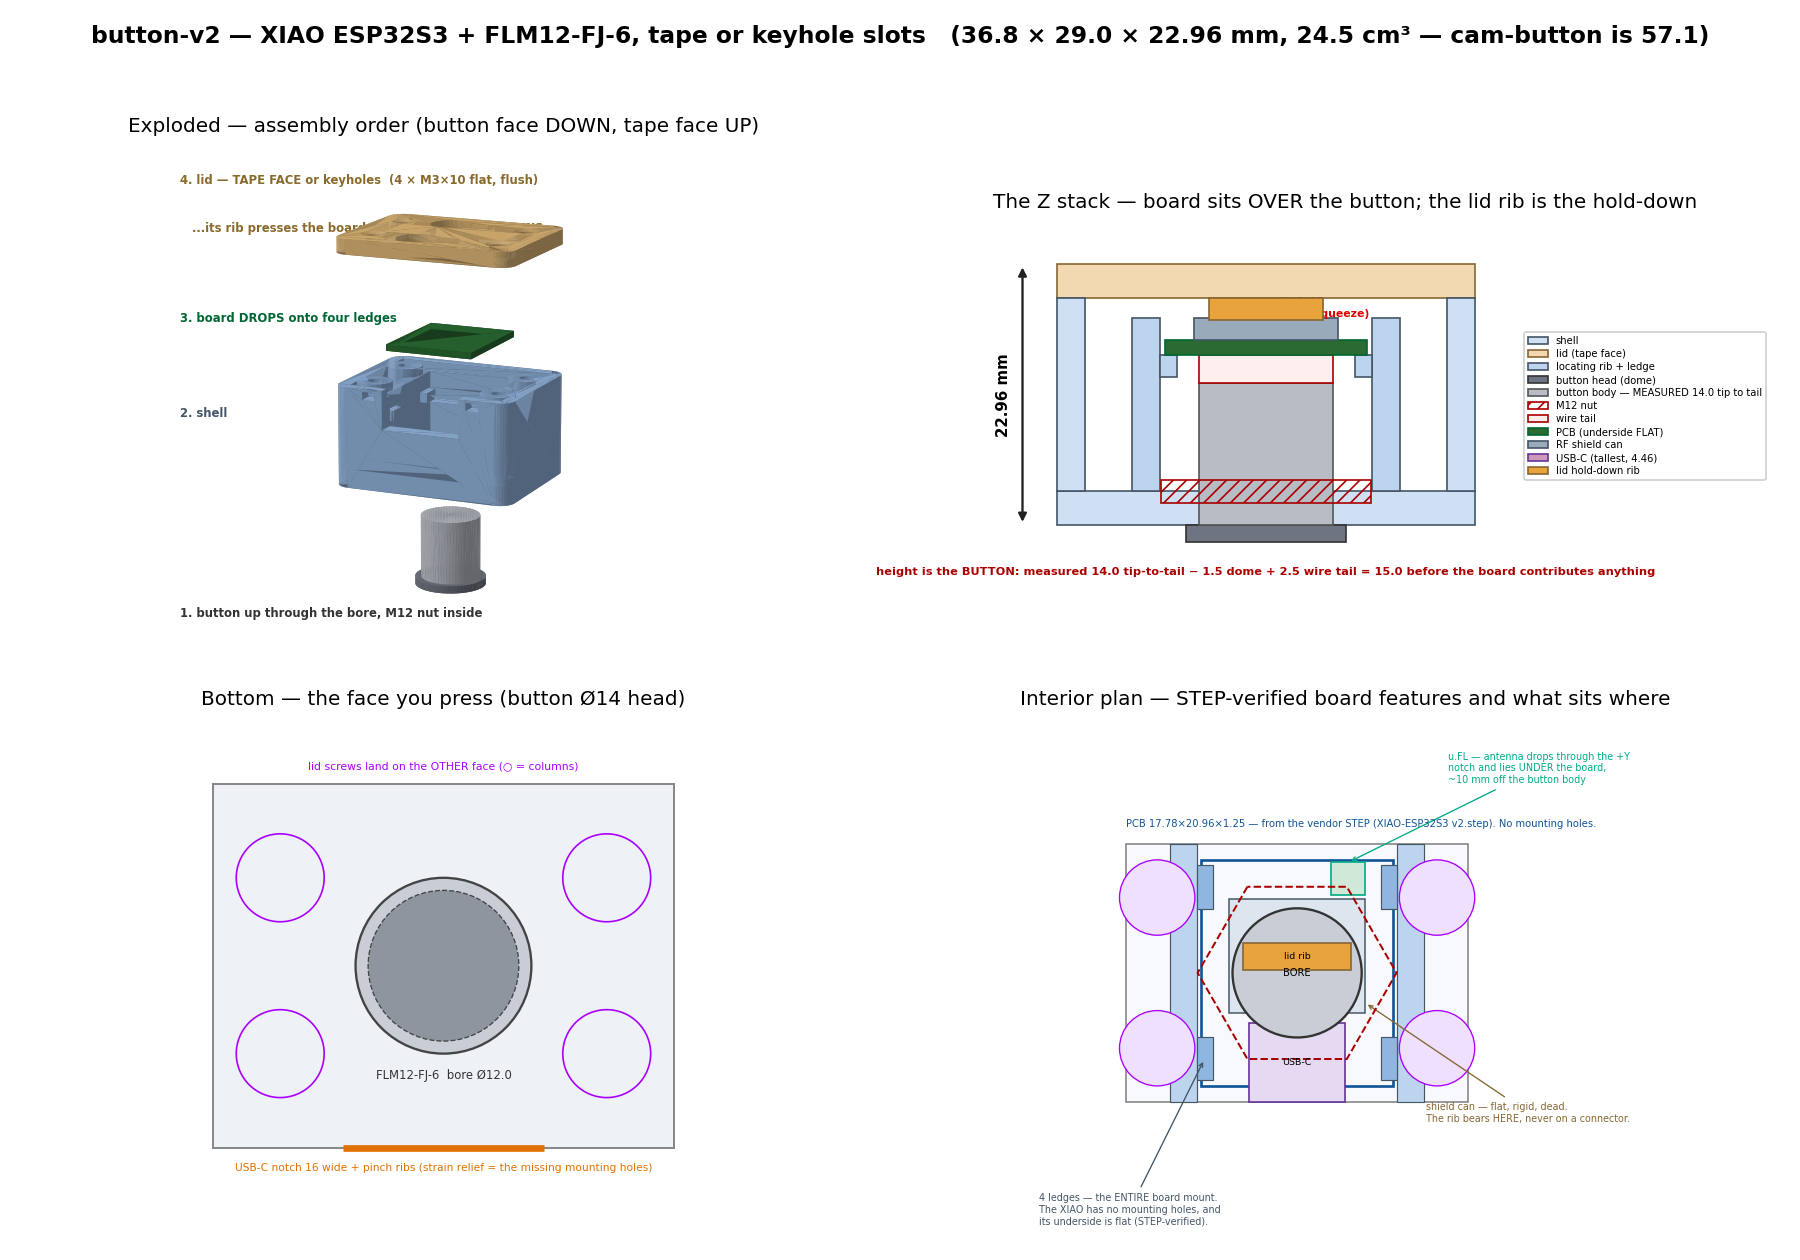

Python code for this plot:
#!/usr/bin/env python3
"""
Render render_preview.png (2x2):
  (1) exploded 3D of the assembly, from the real meshes
  (2) the Z stack -- THE drawing: the board sits flat OVER the button's back, and the lid rib
      is what holds it there, because this board has no mounting holes
  (3) bottom view -- the button face, what the user reaches up and presses
  (4) interior plan: the STEP-verified board features, what the rib bears on, and where the
      antenna and the harness live

    python3 render_preview.py   # -> render_preview.png
"""
import numpy as np, trimesh, warnings
warnings.filterwarnings('ignore'); import matplotlib; matplotlib.use('Agg')
import matplotlib.colors as mcolors
import matplotlib.pyplot as plt
from matplotlib.patches import Rectangle, Circle, RegularPolygon
from mpl_toolkits.mplot3d.art3d import Poly3DCollection
import button_params as P
import build_shell as S, build_lid as L

shell = S.build_shell()
lid = L.build_lid(world=True)

fig = plt.figure(figsize=(15, 10.5))
fig.suptitle(f"button-v2 — XIAO ESP32S3 + FLM12-FJ-6, tape or keyhole slots   "
             f"({P.OUT_X:.1f} × {P.OUT_Y:.1f} × {P.HEIGHT:.2f} mm, "
             f"{P.OUT_X*P.OUT_Y*P.HEIGHT/1000:.1f} cm³ — cam-button is 57.1)",
             fontsize=14, weight='bold')

C_SHELL, C_LID, C_PCB, C_BTN = '#93b4dd', '#e0b878', '#2a6b32', '#b8bcc4'


def blk(ext, ctr):
    m = trimesh.creation.box(extents=ext); m.apply_translation(ctr); return m


# stand-in board + button so the preview reads as an assembly
pcb = blk((P.PCB_W, P.PCB_L, P.PCB_T), (0, 0, P.PCB_BACK_Z + P.PCB_T / 2))
btn_body = trimesh.creation.cylinder(radius=P.BUTTON_BODY_D / 2,
                                     height=P.BUTTON_INSIDE_T, sections=64)
btn_body.apply_translation([P.BUTTON_CX, P.BUTTON_CY, P.BUTTON_INSIDE_T / 2])
btn_head = trimesh.creation.cylinder(radius=P.BUTTON_HEAD_D / 2, height=P.BUTTON_HEAD_T,
                                     sections=64)
btn_head.apply_translation([P.BUTTON_CX, P.BUTTON_CY, -P.BUTTON_HEAD_T / 2])

# ---- (1) exploded 3D --------------------------------------------------------------
a = fig.add_subplot(2, 2, 1, projection='3d')
a.set_title("Exploded — assembly order (button face DOWN, tape face UP)")
light = np.array([-0.4, -0.5, 0.75]); light /= np.linalg.norm(light)


def shaded(m, hexc):
    base = np.array(mcolors.to_rgb(hexc))
    b = 0.55 + 0.45 * np.clip(m.face_normals @ light, 0, 1)
    rgba = np.ones((len(m.faces), 4)); rgba[:, :3] = np.clip(base[None, :] * b[:, None], 0, 1)
    return rgba


# matplotlib's 3D has no depth sorting, so a closed box renders as a mess; pulling the parts
# apart is both clearer and honest about the build order.
EXPLODE = ((shell, C_SHELL, 0.0), (btn_body, C_BTN, -20.0), (btn_head, '#6e7480', -20.0),
           (pcb, C_PCB, 12.0), (lid, C_LID, 26.0))
for m, hexc, dz in EXPLODE:
    mm = m.copy(); mm.apply_translation([0, 0, dz])
    a.add_collection3d(Poly3DCollection(mm.triangles, facecolors=shaded(mm, hexc),
                                        edgecolors='none', linewidths=0))
a.set_xlim(-25, 25); a.set_ylim(-24, 24); a.set_zlim(-24, 56)
a.set_box_aspect((50, 48, 80))
a.view_init(elev=14, azim=-66)
a.set_axis_off()
for txt, fy, col in (
        ("4. lid — TAPE FACE or keyholes  (4 × M3×10 flat, flush)", 0.92, '#8a6a2a'),
        ("   ...its rib presses the board down. NO BOARD SCREWS.", 0.83, '#8a6a2a'),
        ("3. board DROPS onto four ledges", 0.66, '#063'),
        ("2. shell", 0.48, '#456'),
        ("1. button up through the bore, M12 nut inside", 0.10, '#333')):
    a.text2D(0.0, fy, txt, transform=a.transAxes, color=col, fontsize=7, ha='left',
             weight='bold')

# ---- (2) the Z stack --------------------------------------------------------------
a = fig.add_subplot(2, 2, 2)
a.set_title("The Z stack — board sits OVER the button; the lid rib is the hold-down")


def hband(z0, z1, x0, x1, fc, ec, label=None, hatch=None, z=2):
    a.add_patch(Rectangle((min(x0, x1), z0), abs(x1 - x0), z1 - z0, fc=fc, ec=ec, lw=1.0,
                          zorder=z, label=label, hatch=hatch))


hband(0, P.BOTTOM_WALL, -P.OUT_X / 2, P.OUT_X / 2, '#cfe0f5', '#456', 'shell')
hband(P.CEIL_Z, P.HEIGHT, -P.OUT_X / 2, P.OUT_X / 2, '#f3d9b1', '#863', 'lid (tape face)')
for sx in (-1, 1):
    hband(P.BOTTOM_WALL, P.CEIL_Z, sx * P.OUT_X / 2, sx * (P.OUT_X / 2 - P.WALL),
          '#cfe0f5', '#456')
    # X locating ribs + the ledges the board lands on
    hband(P.BOTTOM_WALL, P.PCB_BACK_Z + P.PCB_T + P.RIB_TOP_Z,
          sx * P.RIB_X, sx * (P.RIB_X + P.RIB_T), '#bcd4ee', '#456',
          'locating rib + ledge' if sx < 0 else None)
    hband(P.PCB_BACK_Z - 2.0, P.PCB_BACK_Z,
          sx * P.RIB_X, sx * (P.RIB_X - P.LEDGE_W), '#bcd4ee', '#456')
# button
hband(-P.BUTTON_HEAD_T, 0, -P.BUTTON_HEAD_D / 2, P.BUTTON_HEAD_D / 2, '#6e7480', '#333',
      'button head (dome)')
hband(0, P.BUTTON_INSIDE_T, -P.BUTTON_BODY_D / 2, P.BUTTON_BODY_D / 2, '#b8bcc4', '#555',
      f'button body — MEASURED {P.BUTTON_OVERALL_T} tip to tail')
hband(P.BUTTON_PANEL_T, P.BUTTON_PANEL_T + P.BUTTON_NUT_T,
      -P.BUTTON_NUT_AC / 2, P.BUTTON_NUT_AC / 2, 'none', '#a00', 'M12 nut', hatch='///', z=5)
hband(P.BUTTON_INSIDE_T, P.PCB_BACK_Z,
      -P.BUTTON_BODY_D / 2, P.BUTTON_BODY_D / 2, '#fee', '#a00', 'wire tail')
# board
hband(P.PCB_BACK_Z, P.PCB_BACK_Z + P.PCB_T, -P.PCB_W / 2, P.PCB_W / 2, '#2a6b32', '#063',
      'PCB (underside FLAT)')
hband(P.PCB_BACK_Z + P.PCB_T, P.PCB_BACK_Z + P.SHIELD_Z, P.SHIELD_X0, P.SHIELD_X1,
      '#9ab', '#456', 'RF shield can')
hband(P.PCB_BACK_Z + P.PCB_T, P.PCB_BACK_Z + P.COMP_Z_MAX, P.USB_X0, P.USB_X1,
      '#c9b', '#639', 'USB-C (tallest, 4.46)', z=1)
# the lid rib — the whole point of this panel
hband(P.CEIL_Z - P.LID_RIB_H, P.CEIL_Z, -P.LID_RIB_W / 2, P.LID_RIB_W / 2,
      '#e8a33d', '#863', 'lid hold-down rib', z=6)
a.annotate('', xy=(0, P.CEIL_Z), xytext=(0, P.PCB_BACK_Z + P.SHIELD_Z),
           arrowprops=dict(arrowstyle='<|-|>', color='#d00', lw=1.4))
a.text(1.0, (P.CEIL_Z + P.PCB_BACK_Z + P.SHIELD_Z) / 2,
       f'rib {P.LID_RIB_H:.2f}\n(~0.2 squeeze)', color='#d00', fontsize=6.5,
       ha='left', va='center', weight='bold')
a.annotate('', xy=(-P.OUT_X / 2 - 3, 0), xytext=(-P.OUT_X / 2 - 3, P.HEIGHT),
           arrowprops=dict(arrowstyle='<|-|>', color='#222', lw=1.4))
a.text(-P.OUT_X / 2 - 4, P.HEIGHT / 2, f'{P.HEIGHT:.2f} mm', rotation=90,
       ha='right', va='center', fontsize=9, weight='bold')
a.text(0, -4.4, f'height is the BUTTON: measured {P.BUTTON_OVERALL_T} tip-to-tail − '
                f'{P.BUTTON_HEAD_T} dome + {P.BUTTON_TAIL_T} wire tail = {P.PCB_BACK_Z} '
                f'before the board contributes anything',
       color='#a00', fontsize=6.8, ha='center', weight='bold')
a.set_xlim(-P.OUT_X / 2 - 12, P.OUT_X / 2 + 26); a.set_ylim(-6, P.HEIGHT + 4)
a.set_aspect('equal'); a.axis('off')
a.legend(loc='center right', fontsize=6.0, framealpha=0.92, labelspacing=0.3)

# ---- (3) bottom view --------------------------------------------------------------
a = fig.add_subplot(2, 2, 3)
a.set_title("Bottom — the face you press (button Ø14 head)")
a.add_patch(Rectangle((-P.OUT_X / 2, -P.OUT_Y / 2), P.OUT_X, P.OUT_Y,
                      fc='#eef2f7', ec='#888', lw=1.2))
a.add_patch(Circle((P.BUTTON_CX, P.BUTTON_CY), P.BUTTON_HEAD_D / 2, fc='#c9ced6',
                   ec='#444', lw=1.4))
a.add_patch(Circle((P.BUTTON_CX, P.BUTTON_CY), P.BUTTON_BORE_D / 2, fc='#8f959e',
                   ec='#444', lw=0.8, ls='--'))
a.text(P.BUTTON_CX, P.BUTTON_CY - P.BUTTON_HEAD_D / 2 - 1.2,
       f'FLM12-FJ-6  bore Ø{P.BUTTON_BORE_D}', color='#333', fontsize=7,
       ha='center', va='top')
for sx in (-1, 1):
    for sy in (-1, 1):
        a.add_patch(Circle((sx * P.LID_POST_X, sy * P.LID_POST_Y), P.LID_POST_OD / 2,
                           fc='none', ec='#a0f', lw=1.0))
a.text(0, P.OUT_Y / 2 + 1.0, 'lid screws land on the OTHER face (○ = columns)',
       color='#a0f', fontsize=6.5, ha='center', va='bottom')
a.plot([-P.USB_SLOT_W / 2, P.USB_SLOT_W / 2], [-P.OUT_Y / 2, -P.OUT_Y / 2],
       color='#e07000', lw=4, solid_capstyle='butt')
a.text(0, -P.OUT_Y / 2 - 1.2, f'USB-C notch {P.USB_SLOT_W:.0f} wide + pinch ribs '
                              f'(strain relief = the missing mounting holes)',
       color='#e07000', fontsize=6.4, ha='center', va='top')
a.set_aspect('equal'); a.set_xlim(-24, 24); a.set_ylim(-22, 20); a.axis('off')

# ---- (4) interior plan ------------------------------------------------------------
a = fig.add_subplot(2, 2, 4)
a.set_title("Interior plan — STEP-verified board features and what sits where")
a.add_patch(Rectangle((-P.IN_X / 2, -P.IN_Y / 2), P.IN_X, P.IN_Y,
                      fc='#f7f9fc', ec='#888', lw=1.0))
# the button + nut wrench circle
a.add_patch(RegularPolygon((P.BUTTON_CX, P.BUTTON_CY), 6, radius=P.BUTTON_NUT_AC / 2,
                           orientation=np.pi / 6, fc='none', ec='#a00', lw=1.2, ls='--',
                           zorder=4))
a.add_patch(Circle((P.BUTTON_CX, P.BUTTON_CY), P.BUTTON_BORE_D / 2, fc='#c9ced6',
                   ec='#333', lw=1.4, zorder=4))
a.text(P.BUTTON_CX, P.BUTTON_CY, 'BORE', fontsize=6.0, ha='center', va='center', zorder=6)
# the board and its features
a.add_patch(Rectangle((-P.PCB_W / 2, -P.PCB_L / 2), P.PCB_W, P.PCB_L,
                      fc='none', ec='#159', lw=1.6))
a.add_patch(Rectangle((P.SHIELD_X0, P.SHIELD_Y0), P.SHIELD_X1 - P.SHIELD_X0,
                      P.SHIELD_Y1 - P.SHIELD_Y0, fc='#dde6ef', ec='#456', lw=0.9, zorder=2))
a.add_patch(Rectangle((-P.LID_RIB_W / 2, P.LID_RIB_Y - P.LID_RIB_T / 2), P.LID_RIB_W,
                      P.LID_RIB_T, fc='#e8a33d', ec='#863', lw=1.0, zorder=5))
a.text(0, P.LID_RIB_Y, 'lid rib', fontsize=5.6, ha='center', va='center', zorder=6)
a.add_patch(Rectangle((P.UFL_X0, P.UFL_Y0), P.UFL_X1 - P.UFL_X0, P.UFL_Y1 - P.UFL_Y0,
                      fc='#cfe8d8', ec='#0a8', lw=1.0, zorder=3))
a.add_patch(Rectangle((P.USB_X0, P.USB_Y_EDGE), P.USB_X1 - P.USB_X0,
                      P.USB_Y_INNER - P.USB_Y_EDGE, fc='#e6d9f2', ec='#639', lw=1.0, zorder=3))
a.text(0, (P.USB_Y_EDGE + P.USB_Y_INNER) / 2, 'USB-C', fontsize=5.6, ha='center',
       va='center', zorder=6)
# ribs + ledges + columns
for sx in (-1, 1):
    a.add_patch(Rectangle((min(sx * P.RIB_X, sx * (P.RIB_X + P.RIB_T)), -P.IN_Y / 2),
                          P.RIB_T, P.IN_Y, fc='#bcd4ee', ec='#456', lw=0.7, zorder=1))
    for sy in (-1, 1):
        a.add_patch(Rectangle((min(sx * P.RIB_X, sx * (P.RIB_X - P.LEDGE_W)),
                               sy * P.LEDGE_Y - P.LEDGE_L / 2), P.LEDGE_W, P.LEDGE_L,
                              fc='#8fb6e0', ec='#456', lw=0.7, zorder=3))
        a.add_patch(Circle((sx * P.LID_POST_X, sy * P.LID_POST_Y), P.LID_POST_OD / 2,
                           fc='#efe0ff', ec='#a0f', lw=0.8, zorder=3))
a.annotate('4 ledges — the ENTIRE board mount.\nThe XIAO has no mounting holes, and\n'
           'its underside is flat (STEP-verified).',
           xy=(-P.RIB_X + 0.7, -P.LEDGE_Y), xytext=(-24, -22),
           color='#456', fontsize=5.8, ha='left', va='center',
           arrowprops=dict(arrowstyle='->', color='#456', lw=0.8))
a.annotate('u.FL — antenna drops through the +Y\nnotch and lies UNDER the board,\n'
           '~10 mm off the button body',
           xy=((P.UFL_X0 + P.UFL_X1) / 2, P.UFL_Y1), xytext=(14, 19),
           color='#0a8', fontsize=5.8, ha='left', va='center',
           arrowprops=dict(arrowstyle='->', color='#0a8', lw=0.8))
a.annotate('shield can — flat, rigid, dead.\nThe rib bears HERE, never on a connector.',
           xy=(P.SHIELD_X1, P.SHIELD_Y0 + 1.0), xytext=(12, -13),
           color='#863', fontsize=5.8, ha='left', va='center',
           arrowprops=dict(arrowstyle='->', color='#863', lw=0.8))
a.text(-P.IN_X / 2, P.IN_Y / 2 + 1.4,
       f'PCB {P.PCB_W}×{P.PCB_L}×{P.PCB_T} — from the vendor STEP '
       f'(XIAO-ESP32S3 v2.step). No mounting holes.',
       color='#159', fontsize=6.0, ha='left', va='bottom')
a.set_aspect('equal'); a.set_xlim(-25, 34); a.set_ylim(-25, 24); a.axis('off')

plt.tight_layout(rect=(0, 0, 1, 0.955))
plt.savefig('render_preview.png', dpi=120)
print("wrote render_preview.png")
